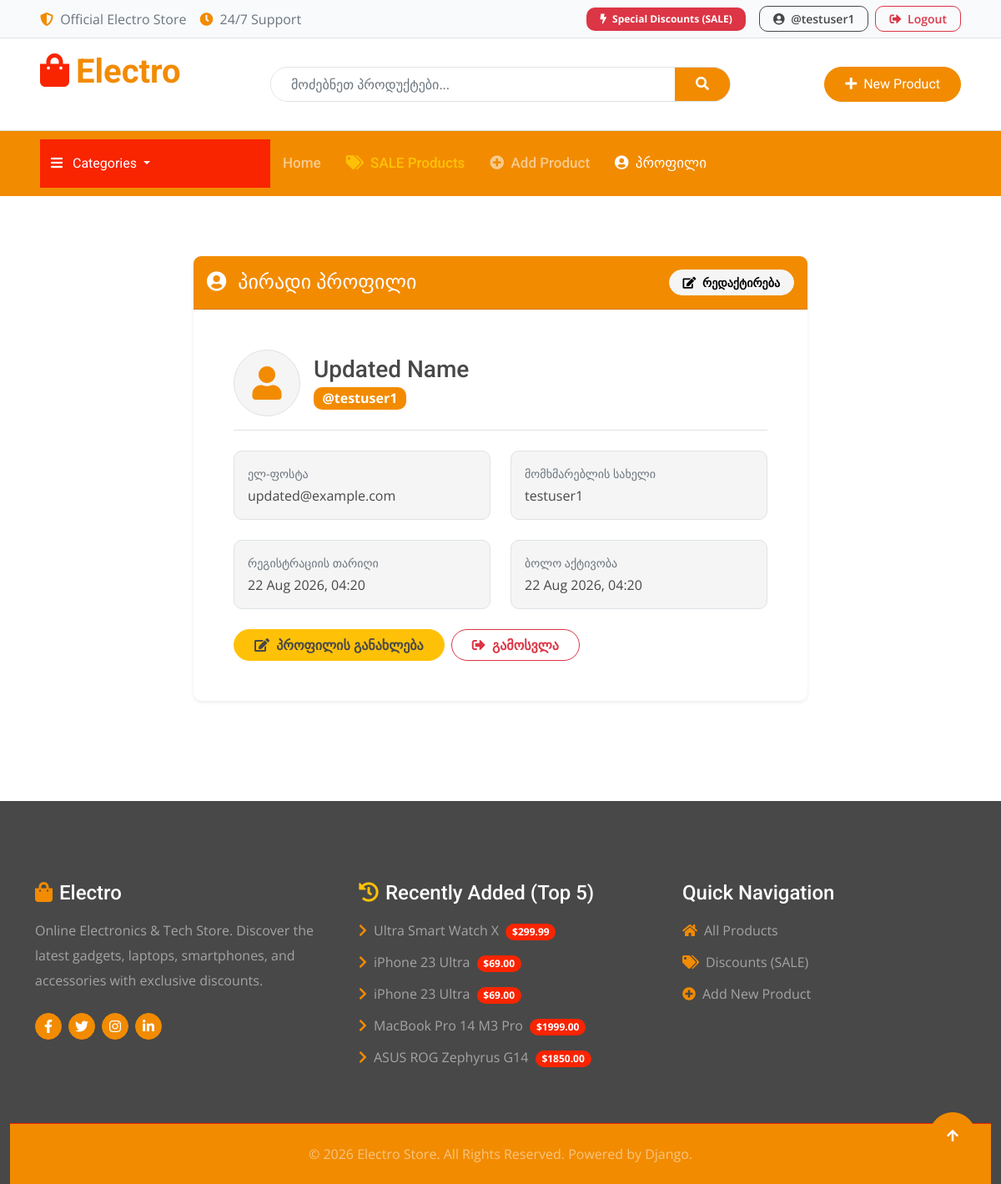
/accounts/profile/ (signed in), run on the app's committed database.
### store/models.py (models this page shows, shortened)
class Product(models.Model):
    category = models.ForeignKey(
        Category,
        on_delete=models.CASCADE,
        related_name="products",
        verbose_name="კატეგორია"
    )
    name = models.CharField(max_length=150, verbose_name="პროდუქტის დასახელება")
    slug = models.SlugField(max_length=200, unique=True, blank=True, null=True, verbose_name="Slug")
    description = models.TextField(blank=True, verbose_name="აღწერა")
    price = models.DecimalField(max_digits=10, decimal_places=2, verbose_name="ფასი")
    has_discount = models.BooleanField(default=False, verbose_name="აქვს ფასდაკლება (SALE)")
    discount_price = models.DecimalField(max_digits=10, decimal_places=2, null=True, blank=True, verbose_name="ფასდაკლებული ფასი")
    is_available = models.BooleanField(default=True, verbose_name="ხელმისაწვდომია")
    image = models.ImageField(upload_to="products/", blank=True, null=True, verbose_name="სურათი")
    created_at = models.DateTimeField(auto_now_add=True, verbose_name="დამატების თარიღი")
    class Meta:
        ordering = ["price"]

### accounts/views.py (the view)
# urls.py: path("profile/", views.ProfileView.as_view(), name="profile"),
class ProfileView(LoginRequiredMixin, View):
    template_name = "accounts/profile.html"
    def get(self, request):
        return render(request, self.template_name, {"user": request.user})

### store/context_processors.py (called while the page is built)
def latest_products_processor(request):
    return {
        "latest_products": Product.objects.filter(is_available=True).order_by("-created_at")[:5]
    }

### templates/accounts/profile.html (shortened to what this page needs)
{% extends 'base.html' %}
{% block content %}
<div class="row justify-content-center">
    <div class="col-lg-8 col-md-10">
        <div class="card border-0 shadow-sm rounded-3">
            <div class="card-header bg-primary text-white py-3 rounded-top-3 d-flex justify-content-between align-items-center">
                <h4 class="mb-0 text-white font-weight-bold"><i class="fas fa-user-circle me-2"></i> პირადი პროფილი</h4>
                <a href="{% url 'profile_edit' %}" class="btn btn-sm btn-light rounded-pill px-3 font-weight-bold">
                    <i class="fas fa-edit me-1"></i> რედაქტირება
                </a>
            </div>
            <div class="card-body p-4 p-md-5">
                <div class="d-flex align-items-center mb-4 pb-3 border-bottom">
                    <div class="rounded-circle bg-light d-flex align-items-center justify-content-center text-primary fs-1 border me-3" style="width: 80px; height: 80px;">
                        <i class="fas fa-user"></i>
                    </div>
                    <div>
                        <h3 class="mb-1 text-dark font-weight-bold">{{ user.first_name }} {{ user.last_name }}</h3>
                        <span class="badge bg-primary fs-6">@{{ user.username }}</span>
                    </div>
                </div>
                <div class="row g-4 mb-4">
                    <div class="col-md-6">
                        <div class="p-3 bg-light rounded-3 border">
                            <small class="text-muted text-uppercase d-block font-weight-bold mb-1">ელ-ფოსტა</small>
                            <span class="fs-6 font-weight-bold text-dark">{{ user.email|default:"არ არის მითითებული" }}</span>
                        </div>
                    </div>
                    <div class="col-md-6">
                        <div class="p-3 bg-light rounded-3 border">
                            <small class="text-muted text-uppercase d-block font-weight-bold mb-1">მომხმარებლის სახელი</small>
                            <span class="fs-6 font-weight-bold text-dark">{{ user.username }}</span>
                        </div>
                    </div>
                    <div class="col-md-6">
                        <div class="p-3 bg-light rounded-3 border">
                            <small class="text-muted text-uppercase d-block font-weight-bold mb-1">რეგისტრაციის თარიღი</small>
                            <span class="fs-6 font-weight-bold text-dark">{{ user.date_joined|date:"d M Y, H:i" }}</span>
                        </div>
                    </div>
                    <div class="col-md-6">
                        <div class="p-3 bg-light rounded-3 border">
                            <small class="text-muted text-uppercase d-block font-weight-bold mb-1">ბოლო აქტივობა</small>
                            <span class="fs-6 font-weight-bold text-dark">{{ user.last_login|date:"d M Y, H:i"|default:"პირველი შესვლა" }}</span>
                        </div>
                    </div>
                </div>
                <div class="d-flex gap-2">
                    <a href="{% url 'profile_edit' %}" class="btn btn-warning rounded-pill px-4 font-weight-bold text-dark">
                        <i class="fas fa-edit me-1"></i> პროფილის განახლება
                    </a>
                    <a href="{% url 'logout' %}" class="btn btn-outline-danger rounded-pill px-4">
                        <i class="fas fa-sign-out-alt me-1"></i> გამოსვლა
                    </a>
                </div>
            </div>
        </div>
    </div>
</div>
{% endblock %}

### templates/includes/navbar.html (shortened to what this page needs)
{% load static %}
<div class="container-fluid px-5 d-none border-bottom d-lg-block" style="background-color: #f8fafc;">
    <div class="row gx-0 align-items-center">
        <div class="col-lg-6 text-center text-lg-start mb-lg-0">
            <div class="d-inline-flex align-items-center" style="height: 45px;">
                <span class="text-muted me-3"><i class="fas fa-shield-alt text-primary me-1"></i> Official Electro Store</span>
                <span class="text-muted"><i class="fas fa-clock text-primary me-1"></i> 24/7 Support</span>
            </div>
        </div>
        <div class="col-lg-6 text-center text-lg-end">
            <div class="d-inline-flex align-items-center" style="height: 45px;">
                <a href="{% url 'sales' %}" class="badge bg-danger text-white me-3 text-decoration-none px-3 py-2">
                    <i class="fas fa-bolt me-1"></i> Special Discounts (SALE)
                </a>
                {% if user.is_authenticated %}
                <a href="{% url 'profile' %}" class="btn btn-sm btn-outline-dark me-2 px-3">
                    <i class="fas fa-user-circle me-1"></i> @{{ user.username }}
                </a>
                <a href="{% url 'logout' %}" class="btn btn-sm btn-outline-danger px-3">
                    <i class="fas fa-sign-out-alt me-1"></i> Logout
                </a>
                {% endif %}
            </div>
        </div>
    </div>
</div>
<div class="container-fluid px-5 py-3 d-none d-lg-block bg-white border-bottom">
    <div class="row gx-0 align-items-center text-center">
        <div class="col-md-4 col-lg-3 text-center text-lg-start">
            <a href="{% url 'home' %}" class="navbar-brand p-0">
                <h1 class="display-6 text-primary m-0"><i class="fas fa-shopping-bag text-secondary me-2"></i>Electro</h1>
            </a>
        </div>
        <div class="col-md-4 col-lg-6 text-center">
            <form method="GET" action="{% url 'home' %}" class="position-relative">
                <div class="d-flex border rounded-pill overflow-hidden">
                    <input class="form-control border-0 px-4 py-2" type="text" name="q" value="{{ current_q }}" placeholder="მოძებნეთ პროდუქტები...">
                    <button type="submit" class="btn btn-primary rounded-0 px-4"><i class="fas fa-search"></i></button>
                </div>
            </form>
        </div>
        <div class="col-md-4 col-lg-3 text-center text-lg-end">
            <a href="{% url 'product_create' %}" class="btn btn-primary rounded-pill px-4 py-2">
                <i class="fas fa-plus me-1"></i> New Product
            </a>
        </div>
    </div>
</div>
<div class="container-fluid nav-bar p-0">
    <div class="row gx-0 bg-primary px-5 align-items-center">
        <div class="col-lg-3 d-none d-lg-block">
            <div class="dropdown">
                <button class="btn btn-secondary text-white w-100 py-3 text-start rounded-0 dropdown-toggle" type="button" data-bs-toggle="dropdown">
                    <i class="fa fa-bars me-2"></i> Categories
                </button>
            </div>
        </div>
        <div class="col-12 col-lg-9">
            <nav class="navbar navbar-expand-lg navbar-dark bg-primary py-0">
                <div class="collapse navbar-collapse" id="navbarCollapse">
                    <div class="navbar-nav me-auto py-2">
                        <a href="{% url 'home' %}" class="nav-item nav-link {% if not category and not request.resolver_match.url_name == 'sales' and not 'accounts' in request.path %}active{% endif %}">Home</a>
                        <a href="{% url 'sales' %}" class="nav-item nav-link {% if request.resolver_match.url_name == 'sales' %}active{% endif %} text-warning font-weight-bold">
                            <i class="fas fa-tags me-1"></i> SALE Products
                        </a>
                        <a href="{% url 'product_create' %}" class="nav-item nav-link {% if request.resolver_match.url_name == 'product_create' %}active{% endif %}">
                            <i class="fas fa-plus-circle me-1"></i> Add Product
                        </a>
                        {% if user.is_authenticated %}
                        <a href="{% url 'profile' %}" class="nav-item nav-link {% if 'profile' in request.path %}active{% endif %}">
                            <i class="fas fa-user-circle me-1"></i> პროფილი
                        </a>
                        {% else %}
                        <a href="{% url 'login' %}" class="nav-item nav-link d-lg-none">შესვლა</a>
                        <a href="{% url 'register' %}" class="nav-item nav-link d-lg-none">რეგისტრაცია</a>
                        {% endif %}
                    </div>
                </div>
            </nav>
        </div>
    </div>
</div>

### templates/includes/footer.html
<div class="container-fluid bg-dark text-white-50 footer pt-5 mt-5">
    <div class="container py-5">
        <div class="row g-5">
            <div class="col-lg-4 col-md-6">
                <div class="footer-item">
                    <h4 class="text-white mb-3"><i class="fas fa-shopping-bag text-primary me-2"></i>Electro</h4>
                    <p class="mb-4">Online Electronics & Tech Store. Discover the latest gadgets, laptops, smartphones, and accessories with exclusive discounts.</p>
                    <div class="d-flex align-items-center">
                        <a class="btn btn-primary btn-square me-2" href="#"><i class="fab fa-facebook-f"></i></a>
                        <a class="btn btn-primary btn-square me-2" href="#"><i class="fab fa-twitter"></i></a>
                        <a class="btn btn-primary btn-square me-2" href="#"><i class="fab fa-instagram"></i></a>
                        <a class="btn btn-primary btn-square" href="#"><i class="fab fa-linkedin-in"></i></a>
                    </div>
                </div>
            </div>
            <div class="col-lg-4 col-md-6">
                <div class="footer-item">
                    <h4 class="text-white mb-3"><i class="fas fa-history text-warning me-2"></i>Recently Added (Top 5)</h4>
                    <ul class="list-unstyled">
                        {% for item in latest_products %}
                        <li class="mb-2">
                            <a href="{% url 'product_detail' item.pk %}" class="text-white-50 text-decoration-none">
                                <i class="fas fa-chevron-right text-primary me-2"></i>{{ item.name }}
                                <span class="badge bg-secondary ms-1">${{ item.price }}</span>
                            </a>
                        </li>
                        {% empty %}
                        <li class="text-white-50">No products available.</li>
                        {% endfor %}
                    </ul>
                </div>
            </div>
            <div class="col-lg-4 col-md-6">
                <div class="footer-item">
                    <h4 class="text-white mb-3">Quick Navigation</h4>
                    <ul class="list-unstyled">
                        <li class="mb-2"><a href="{% url 'home' %}" class="text-white-50 text-decoration-none"><i class="fas fa-home text-primary me-2"></i>All Products</a></li>
                        <li class="mb-2"><a href="{% url 'sales' %}" class="text-white-50 text-decoration-none"><i class="fas fa-tags text-primary me-2"></i>Discounts (SALE)</a></li>
                        <li class="mb-2"><a href="{% url 'product_create' %}" class="text-white-50 text-decoration-none"><i class="fas fa-plus-circle text-primary me-2"></i>Add New Product</a></li>
                    </ul>
                </div>
            </div>
        </div>
    </div>
    <div class="container-fluid copyright bg-darker py-4 border-top border-secondary">
        <div class="container text-center">
            <p class="mb-0 text-white-50">&copy; {% now "Y" %} Electro Store. All Rights Reserved. Powered by Django.</p>
        </div>
    </div>
</div>

### static/css/style.css (style rules this page uses)
.btn { font-weight: 600; transition: .5s; }
.btn-square { width: 32px; height: 32px; }
.btn-square, .btn-sm-square, .btn-md-square, .btn-lg-square { padding: 0; display: flex; align-items: center; justify-content: center; font-weight: normal; border-radius: 50%; }
.btn.btn-primary { background: var(--bs-primary) !important; color: var(--bs-white) !important; font-family: 'Roboto', sans-serif; font-weight: 400; transition: 0.5s; }
.btn.btn-secondary { background: var(--bs-secondary) !important; color: var(--bs-white); font-family: 'Roboto', sans-serif; font-weight: 400; border: 1px solid var(--bs-secondary); transition: 0.5s; }
.nav-bar .navbar .navbar-nav .nav-link { padding: 18px 15px; font-weight: 500; font-family: 'Roboto', sans-serif; font-size: 17px; transition: .5s; }
.navbar .navbar-nav .nav-link:hover, .navbar .navbar-nav .nav-link.active, .fixed-top.bg-white .navbar .navbar-nav .nav-link:hover, .fixed-top.bg-white .navbar .navbar-nav .nav-link.active { color: var(--bs-white); }
.footer { background: var(--bs-dark); }
.footer .footer-item a { line-height: 30px; color: var(--bs-body); transition: 0.5s; }
.footer .footer-item p { line-height: 30px; }
.copyright { border-top: 1px solid rgba(255, 255, 255, 0.08); background: var(--bs-primary) !important; }

### data on the page
Product: name "Ultra Smart Watch X", price "299.99"
Product: name "iPhone 23 Ultra", price "69.00"
Product: name "iPhone 23 Ultra", price "69.00"
Product: name "MacBook Pro 14 M3 Pro", price "1999.00"
Product: name "ASUS ROG Zephyrus G14", price "1850.00"

### other printed values
{{ user.username }} "testuser1"
{{ user.first_name }} "Updated"
{{ user.last_name }} "Name"
{{ user.email|default:"არ არის მითითებული" }} "updated@example.com"
{{ user.date_joined|date:"d M Y, H:i" }} "22 Aug 2026, 04:20"
{{ user.last_login|date:"d M Y, H:i"|default:"პირველი შესვლა" }} "22 Aug 2026, 04:20"
